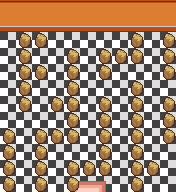

Rendered tile map (Tiled .tmx) drawn with the repository's tilesets; below, a short description and the map source with its tile grids summarised:
An orthogonal 11x12 tile map with 16x16 px tiles, 6 tile layers (Walkable, Other, Collisions, Other, ...), 6 tilesets and 2 objects (bot, teleport on push).

<map version="1.10" tiledversion="1.11.0" orientation="orthogonal" renderorder="right-down" width="11" height="12" tilewidth="16" tileheight="16" infinite="0" nextlayerid="10" nextobjectid="5">
 <properties>
  <property name="type" value="indoor" />
 </properties>
 <tileset firstgid="1" source="../../tileset/inside-terra.tsx" />
 <tileset firstgid="1025" source="../../tileset/invisible.tsx" />
 <tileset firstgid="1041" source="../../tileset/inside-decoration.tsx" />
 <tileset firstgid="2065" source="../../tileset/inside-mobilier.tsx" />
 <tileset firstgid="3089" source="../../tileset/rename.tsx" />
 <tileset firstgid="4113" source="../../tileset/indoor.tsx" />
 <layer id="1" name="Walkable" width="11" height="12">
  <data>[132 cells, 132 non-empty, 1 distinct tile ids]</data>
 </layer>
 <layer id="2" name="Other" width="11" height="12">
  <data>[132 cells, 3 non-empty, 3 distinct tile ids]</data>
 </layer>
 <layer id="3" name="Collisions" width="11" height="12">
  <data>[132 cells, 72 non-empty, 3 distinct tile ids]</data>
 </layer>
 <layer id="4" name="Other" width="11" height="12">
  <data>[132 cells, 0 non-empty, 0 distinct tile ids]</data>
 </layer>
 <layer id="5" name="WalkBehind" width="11" height="12">
  <data>[132 cells, 0 non-empty, 0 distinct tile ids]</data>
 </layer>
 <layer id="6" name="other" width="11" height="12">
  <data>[132 cells, 0 non-empty, 0 distinct tile ids]</data>
 </layer>
 <objectgroup id="8" name="Object">
  <object id="4" type="bot" gid="1025" x="0" y="48" width="16" height="16">
   <properties>
    <property name="id" type="int" value="4" />
    <property name="lookAt" value="bottom" />
    <property name="skin" value="smith" />
   </properties>
  </object>
 </objectgroup>
 <objectgroup id="7" name="Moving">
  <object id="1" type="teleport on push" gid="1027" x="80" y="192" width="16" height="16">
   <properties>
    <property name="map" value="gym-building" />
    <property name="x" type="int" value="4" />
    <property name="y" type="int" value="8" />
   </properties>
  </object>
 </objectgroup>
</map>
